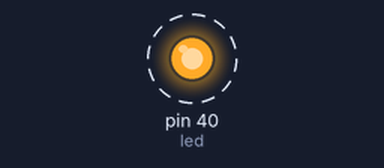
Simulated run of this program. Board: Raspberry Pi (header pin numbers). On the bench: output pins drawn as LEDs (lit = HIGH). Dashed ring = blinking. What the program prints to the terminal is not drawn.

Above: at 0.5 s.
Timing chart, 0 to 4.6 s (numbered marks = the images above):
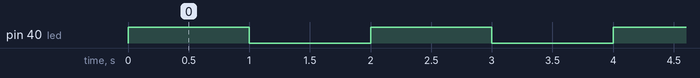

The program:

ledblink.py
```python
from RPi import GPIO as g
import time
led = 40

g.setmode(g.BOARD)
g.setup(led,g.OUT)

while True:
	g.output(led, True)
	print("led is on ")
	time.sleep(1)

	g.output(led,False)
	print("led is off ...")
	time.sleep(1)
```

Measured:
- by itself, pin 40 (led): alternates HIGH for 1.0 s and LOW for 1.0 s
